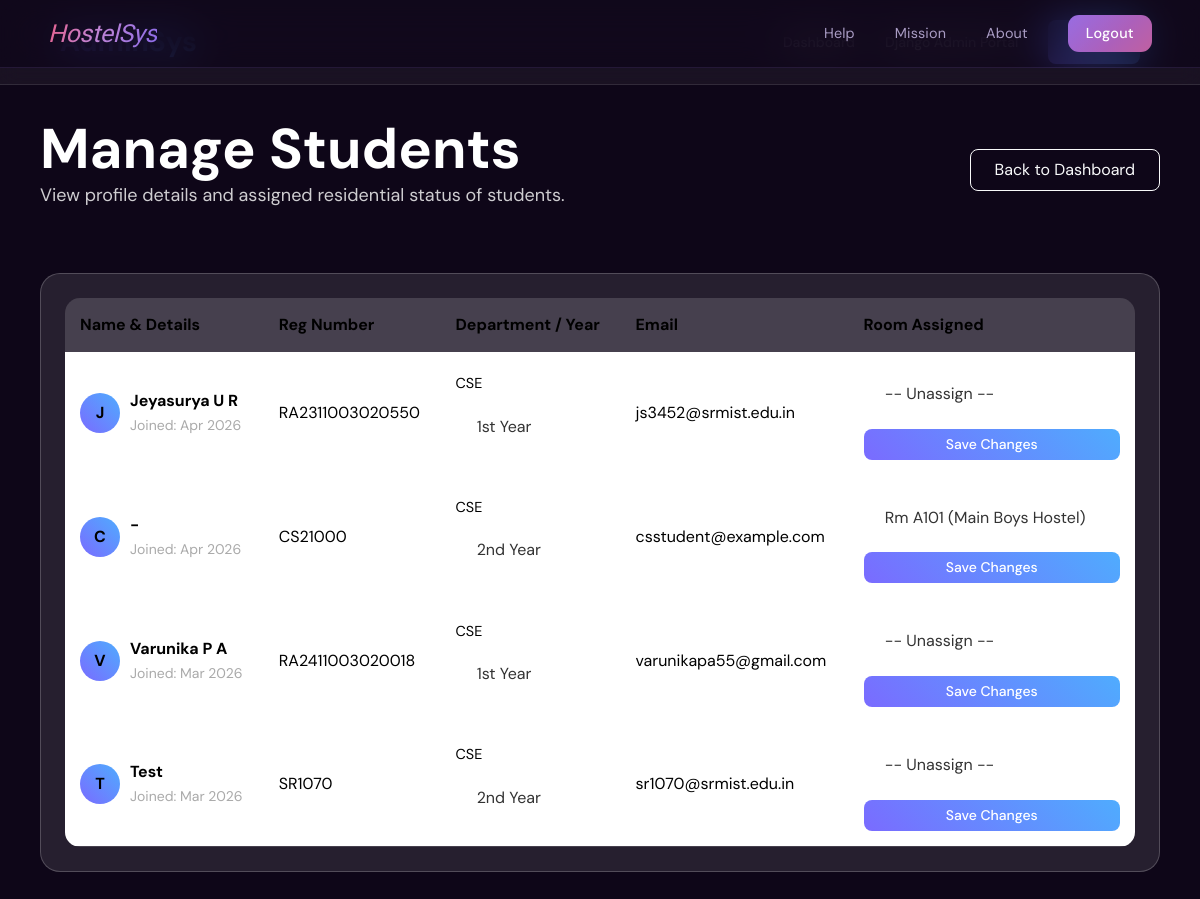
Page /students/ (signed in) on the committed database.
### startpage/models.py (models this page shows, shortened)
class StudentProfile(models.Model):
    user = models.OneToOneField(settings.AUTH_USER_MODEL, on_delete=models.CASCADE, related_name='student_profile')
    department = models.CharField(max_length=100)
    year = models.CharField(max_length=10)
    room = models.ForeignKey(Room, on_delete=models.SET_NULL, null=True, blank=True, related_name='students')
    guardian_phone = models.CharField(max_length=15)
    address = models.TextField()
    created_at = models.DateTimeField(auto_now_add=True)
    updated_at = models.DateTimeField(auto_now=True)
    class Meta:
        ordering = ['user__username']

class User(AbstractUser):
    class Role(models.TextChoices):
        ADMIN = 'ADMIN', 'Admin'
        STUDENT = 'STUDENT', 'Student'
    class Department(models.TextChoices):
        CSE = 'CSE', 'Computer Science'
        ECE = 'ECE', 'Electronics & Comm'
        MECH = 'MECH', 'Mechanical Engineering'
        CIVIL = 'CIVIL', 'Civil Engineering'
        IT = 'IT', 'Information Technology'
    role = models.CharField(max_length=10, choices=Role.choices, default=Role.STUDENT)
    register_number = models.CharField(max_length=20, unique=True, null=True, blank=True, db_index=True)
    department = models.CharField(
        max_length=100,
        blank=True,
        null=True,
        choices=Department.choices,
        verbose_name='Department (CSE, ECE, MECH, CIVIL, IT)'
    )
    phone = models.CharField(max_length=15, blank=True)
    created_at = models.DateTimeField(auto_now_add=True)
    updated_at = models.DateTimeField(auto_now=True)
    REQUIRED_FIELDS = ['email', 'department']
    class Meta:
        ordering = ['-created_at']

### startpage/views.py (the view, shortened to what this page needs)
# urls.py: path('students/', views.students, name='students'),
@login_required
def students(request):
    if not (request.user.is_staff or request.user.is_superuser):
        return redirect('dashboard')
    students_list = StudentProfile.objects.select_related('user', 'room', 'room__hostel').order_by('-created_at')
    if request.user.department:
        students_list = students_list.filter(department=request.user.department)
    available_rooms = Room.objects.all()
    return render(request, 'students.html', {'students_list': students_list, 'available_rooms': available_rooms})

### templates/students.html (shortened to what this page needs)
{% extends 'base.html' %}
{% block content %}
<header class="admin-navbar">
  <div class="logo">AdminSys</div>
  <div class="admin-navbar-links">
    <a href="{% url 'dashboard' %}">Dashboard</a>
    <a href="{% url 'admin:index' %}">Django Admin Portal</a>
    <form action="{% url 'logout' %}" method="post" style="display:inline-block; margin:0;">
      <button class="btn-primary-custom" type="submit">Logout</button>
    </form>
  </div>
</header>
<main class="dashboard-content">
  <div class="mb-5 d-flex justify-content-between align-items-center">
    <div>
      <h1 style="font-size: 56px; font-weight: 700; color: #fff; margin-bottom: 0;">Manage Students</h1>
      <p style="font-size: 18px; color: rgba(255,255,255,0.8);">View profile details and assigned residential status of students.</p>
    </div>
    <div>
        <a href="{% url 'dashboard' %}" class="btn btn-outline-light px-4 py-2" style="border-radius: 8px;">Back to Dashboard</a>
    </div>
  </div>
  <div class="card p-4" style="background: rgba(255,255,255,0.1); border-radius: 20px; border: 1px solid rgba(255,255,255,0.2);">
    <div class="table-responsive">
      <table class="table table-custom mb-0">
        <thead>
          <tr>
            <th>Name & Details</th>
            <th>Reg Number</th>
            <th>Department / Year</th>
            <th>Email</th>
            <th>Room Assigned</th>
          </tr>
        </thead>
        <tbody>
          {% for s in students_list %}
          <tr>
            <td>
              <div style="display:flex; align-items:center; gap: 10px;">
                <div style="width: 40px; height: 40px; border-radius: 50%; background: linear-gradient(45deg, #7a6bff, #4facfe); display:flex; justify-content:center; align-items:center; font-weight:bold;">
                  {{ s.user.first_name|default:s.user.email|make_list|first|upper }}
                </div>
                <div>
                  <strong>{{ s.user.first_name|default:"-" }}</strong><br>
                  <small style="color: #aaa;">Joined: {{ s.created_at|date:"M Y" }}</small>
                </div>
              </div>
            </td>
            <td>
              {{ s.user.register_number|default:"-" }}
            </td>
            <td>
              <div style="font-size: 0.9em; margin-bottom: 5px;">{{ s.department|default:"-" }}</div>
              <select name="year" form="editform_{{ s.id }}" class="form-select form-select-sm" style="background: rgba(255,255,255,0.9); border-radius: 6px; width: 120px;">
                <option value="{{ s.year|default:'' }}" selected>{{ s.year|default:"Select Year" }}</option>
              </select>
            </td>
            <td>{{ s.user.email }}</td>
            <td>
              <select name="room_id" form="editform_{{ s.id }}" class="form-select form-select-sm" style="background: rgba(255,255,255,0.9); border-radius: 6px; width: auto; display: inline-block;">
                <option value="none">-- Unassign --</option>
                {% for r in available_rooms %}
                  <option value="{{ r.id }}" {% if s.room.id == r.id %}selected{% endif %}>
                    Rm {{ r.room_number }} ({{ r.hostel.name }})
                  </option>
                {% endfor %}
              </select>
              <button type="submit" name="update_student" form="editform_{{ s.id }}" class="btn btn-sm btn-primary-custom mt-2" style="padding: 5px 10px; display: block; width: 100%;">Save Changes</button>
            </td>
          </tr>
          {% empty %}
          <tr>
            <td colspan="5" class="text-center text-muted py-4">No students available. Use the Django Admin portal to add students.</td>
          </tr>
          {% endfor %}
        </tbody>
      </table>
    </div>
  </div>
</main>
{% endblock %}

### templates/base.html (style rules this page uses)
:root { --bg-deep: #0e0618; --bg-mid: #160d24; --bg-surface: #1e1230; --bg-card: #261740; --bg-input: #1a0f2e; --accent-rose: #e8608a; --accent-violet: #8b6be8; --accent-soft: #c084d4; --text-primary: #f4eeff; --text-secondary: #a99cc4; --text-muted: #6d5f8a; --border-subtle: rgba(180,140,255,0.12); --border-mid: rgba(180,140,255,0.22); }
*, *::before, *::after { box-sizing: border-box; }
html, body { height: 100%; margin: 0; padding: 0; width: 100%; overflow-x: hidden; background: var(--bg-deep) !important; color: var(--text-primary) !important; font-family: 'DM Sans', system-ui, sans-serif !important; -webkit-font-smoothing: antialiased; }
body::before { content: ''; position: fixed; inset: 0; z-index: -1; background: radial-gradient(ellipse 60% 50% at 20% 10%, rgba(139,107,232,0.14) 0%, transparent 70%), radial-gradient(ellipse 50% 60% at 85% 80%, rgba(232,96,138,0.12) 0%, transparent 70%), radial-gradient(ellipse 40% 40% at 55% 45%, rgba(192,132,212,0.07) 0%, transparent 60%); pointer-events: none; }
body::after { content: ''; position: fixed; inset: 0; z-index: -1; background-image: radial-gradient(circle, rgba(255,255,255,0.028) 1px, transparent 1px); background-size: 28px 28px; pointer-events: none; }
.form-control, .form-select { background: rgba(255, 255, 255, 0.95) !important; border: 2px solid transparent !important; border-radius: 12px; padding: 0.8rem 1.2rem; font-size: 1rem; color: #333 !important; width: 100%; }

### templates/students.html (style rules this page uses)
.admin-navbar { width: 100%; display: flex; justify-content: space-between; align-items: center; padding: 20px 60px; background: rgba(255, 255, 255, 0.05); backdrop-filter: blur(10px); box-sizing: border-box; color: #fff; border-bottom: 1px solid rgba(255, 255, 255, 0.1); }
.admin-navbar .logo { font-size: 28px; font-weight: 700; background: linear-gradient(45deg, #7a6bff, #4facfe); -webkit-background-clip: text; -webkit-text-fill-color: transparent; background-clip: text; }
.admin-navbar-links { display: flex; gap: 30px; align-items: center; }
.admin-navbar-links a { color: #fff; text-decoration: none; font-size: 14px; font-weight: 500; transition: 0.3s; }
.btn-primary-custom { padding: 10px 20px; border-radius: 8px; border: none; background: linear-gradient(45deg, #7a6bff, #4facfe); color: white; cursor: pointer; transition: 0.3s; font-weight: 500; text-decoration: none; }
.dashboard-content { padding: 30px 40px 50px 40px; width: 100%; box-sizing: border-box; }
.table-custom { color: #fff; background: rgba(255, 255, 255, 0.05); border-radius: 15px; overflow: hidden; }
.table-custom th { background: rgba(255, 255, 255, 0.1); border: none; padding: 15px; }
.table-custom td { border-color: rgba(255, 255, 255, 0.1); padding: 15px; vertical-align: middle; }

### rows in the picture
StudentProfile: user.first_name|make_list "J", user.first_name "Jeyasurya U R", created_at "Apr 2026", user.register_number "RA2311003020550", department "CSE", year "1st Year", user.email "js3452@srmist.edu.in", room_id "-- Unassign --"
StudentProfile: user.first_name|make_list "C", user.first_name "-", created_at "Apr 2026", user.register_number "CS21000", department "CSE", year "2nd Year", user.email "csstudent@example.com", room_id "Rm A101 (Main Boys Hostel)"
StudentProfile: user.first_name|make_list "V", user.first_name "Varunika P A", created_at "Mar 2026", user.register_number "RA2411003020018", department "CSE", year "1st Year", user.email "varunikapa55@gmail.com", room_id "-- Unassign --"
StudentProfile: user.first_name|make_list "T", user.first_name "Test", created_at "Mar 2026", user.register_number "SR1070", department "CSE", year "2nd Year", user.email "sr1070@srmist.edu.in", room_id "-- Unassign --"
